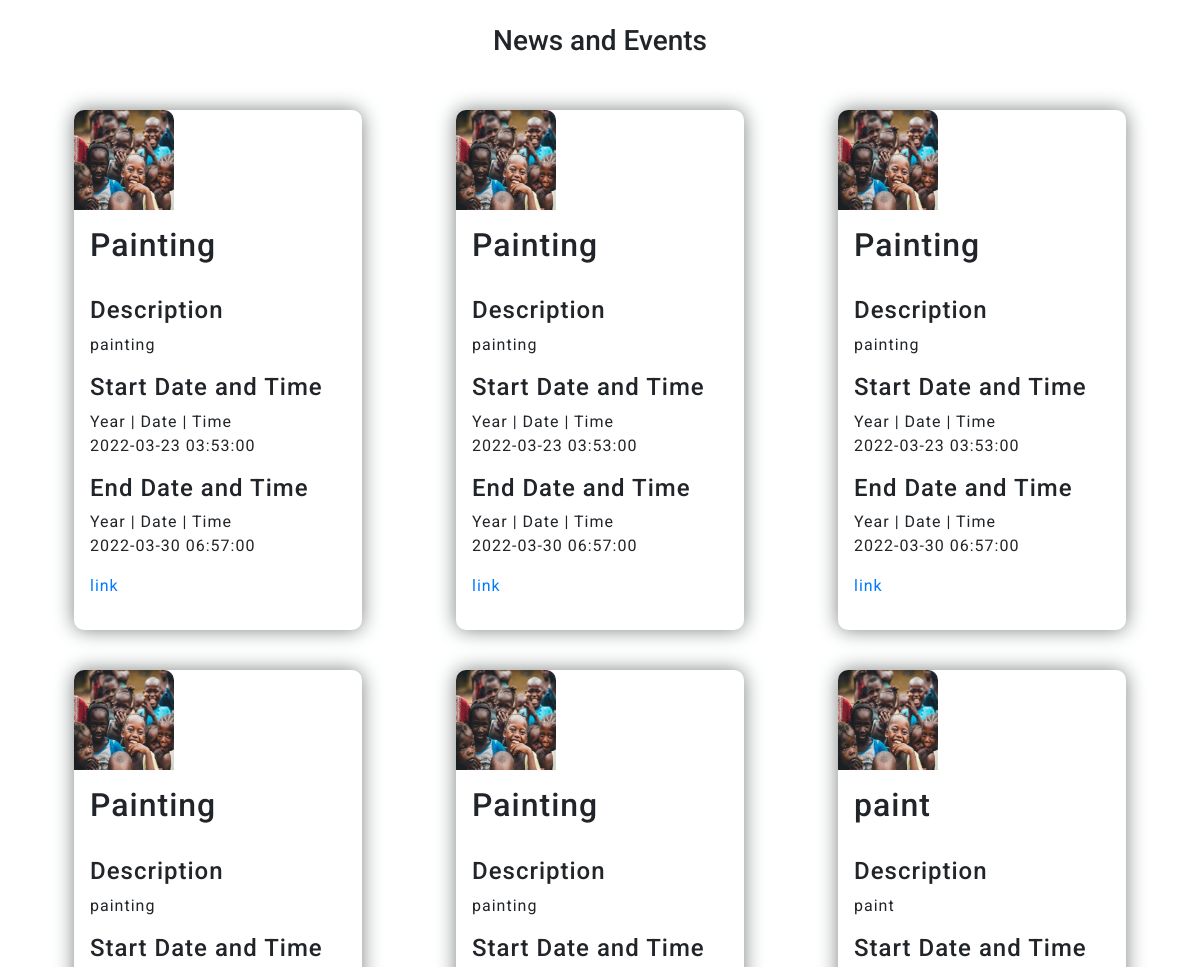
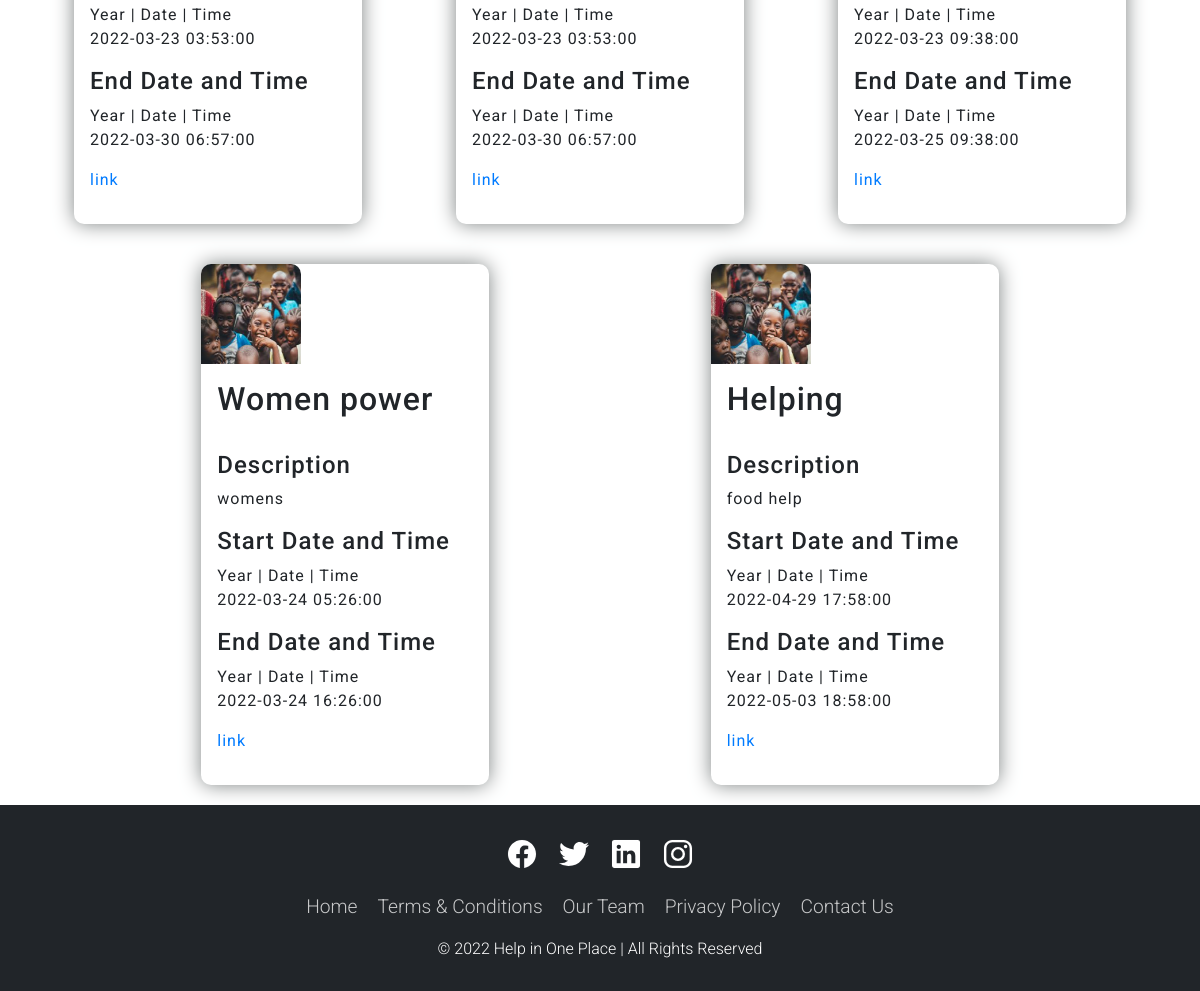
/PHP/NewsandEventForm.php (signed in), run on the app's committed database (2 pictures, top to bottom).
### tables this page shows
CREATE TABLE `newseventform` (
  `id` int(11) NOT NULL,
  `title` varchar(100) NOT NULL,
  `description` varchar(200) NOT NULL,
  `venue` varchar(100) NOT NULL,
  `start_date_time` datetime NOT NULL,
  `end_date_time` datetime NOT NULL,
  `event_link` mediumtext NOT NULL,
  `image_url` text NOT NULL
);

### PHP/NewsandEventForm.php (the view, shortened to what this page needs)
<?php
    if(isset($_SESSION['member_id']) && isset($_SESSION['member_name']))
    { ?>
<!DOCTYPE html>
<html lang="en">
<head>
    <link rel="stylesheet" href="https://stackpath.bootstrapcdn.com/bootstrap/4.1.2/css/bootstrap.min.css">
    <link rel="stylesheet" href="https://stackpath.bootstrapcdn.com/font-awesome/4.7.0/css/font-awesome.min.css">
    <link rel="stylesheet" href="../Style/NewsandEventForm.css">
    <link rel="stylesheet" href="../Style/style.css">
</head>
<body>
<div id="Head"></div><br>
    <div>
             <center><h3>News and Events</h3></center><br>
</div>
<div class="cards">
 <?php
    $connection = mysqli_connect("localhost","root","");
    $query = 'select * from newseventform';
    $query_run = mysqli_query($connection,$query);
    $cheack=mysqli_num_rows($query_run)>0;
    if($cheack){
    while($row = mysqli_fetch_assoc($query_run)){
     ?>
      <div class="card1" data-aos="zoom-in">
      <div class="card-image">
          <?php if(!empty($row['image_url'])){?>
        <img  src=" <?php echo $row['image_url'];?>" >
        <?php  }else {?>
            <img src="new_default.jpg">
            <?php }?>
    </div>
                <div class="card-content">
                   <h2><?php echo $row['title'];?></h2><br/>
                   <h4>Description</h4>
                <p class="card-text"><?php echo $row['description'];?></p>
                <h4>Start Date and Time</h4>
                Year  |   Date |  Time
                <p class="card-text"><?php echo $row['start_date_time'];?></p>
                <h4>End Date and Time</h4>
                Year  |   Date |  Time
                <p class="card-text"><?php echo $row['end_date_time'];?></p>
                        <p class="card-text">
                        <a href="<?php echo $row['event_link'];?>">link</p>
                </div>
         </div>
     <?php
    }
}
      ?>
</div>
    <div id="Foot"></div>
</body>
</html>
<?php
    }
    else
      header('location:login_form.php');
?>

### Style/style.css (style rules this page uses)
.cards { display: flex; align-items: center; letter-spacing: 1px; margin: auto; flex-wrap: wrap; transition:all 0.2s linear; justify-content: space-evenly; font-family: 'Open Sans', sans-serif; }
.card1,.card2,.card3 { width: 18rem; border-radius: 10px; margin: 20px; box-shadow: 0 0 20px #7e8383; }
.card-content { padding: 1rem; }
.card-image img { width: 100px; border-top-left-radius: 10px; border-top-right-radius: 10px; height: 100px;; }

### Style/Footer.css (style rules this page uses)
* { margin: 0; padding: 0; box-sizing: border-box; font-family: 'Roboto', sans-serif; }

### data on the page
newseventform: title "Painting", description "painting", start_date_time "2022-03-23 03:53:00", end_date_time "2022-03-30 06:57:00"
newseventform: title "Painting", description "painting", start_date_time "2022-03-23 03:53:00", end_date_time "2022-03-30 06:57:00"
newseventform: title "Painting", description "painting", start_date_time "2022-03-23 03:53:00", end_date_time "2022-03-30 06:57:00"
newseventform: title "Painting", description "painting", start_date_time "2022-03-23 03:53:00", end_date_time "2022-03-30 06:57:00"
newseventform: title "Painting", description "painting", start_date_time "2022-03-23 03:53:00", end_date_time "2022-03-30 06:57:00"
newseventform: image_url (placeholder picture), title "paint", description "paint", start_date_time "2022-03-23 09:38:00", end_date_time "2022-03-25 09:38:00"
newseventform: title "Women power", description "womens", start_date_time "2022-03-24 05:26:00", end_date_time "2022-03-24 16:26:00"
newseventform: image_url (placeholder picture), title "Helping", description "food help", start_date_time "2022-04-29 17:58:00", end_date_time "2022-05-03 18:58:00"
